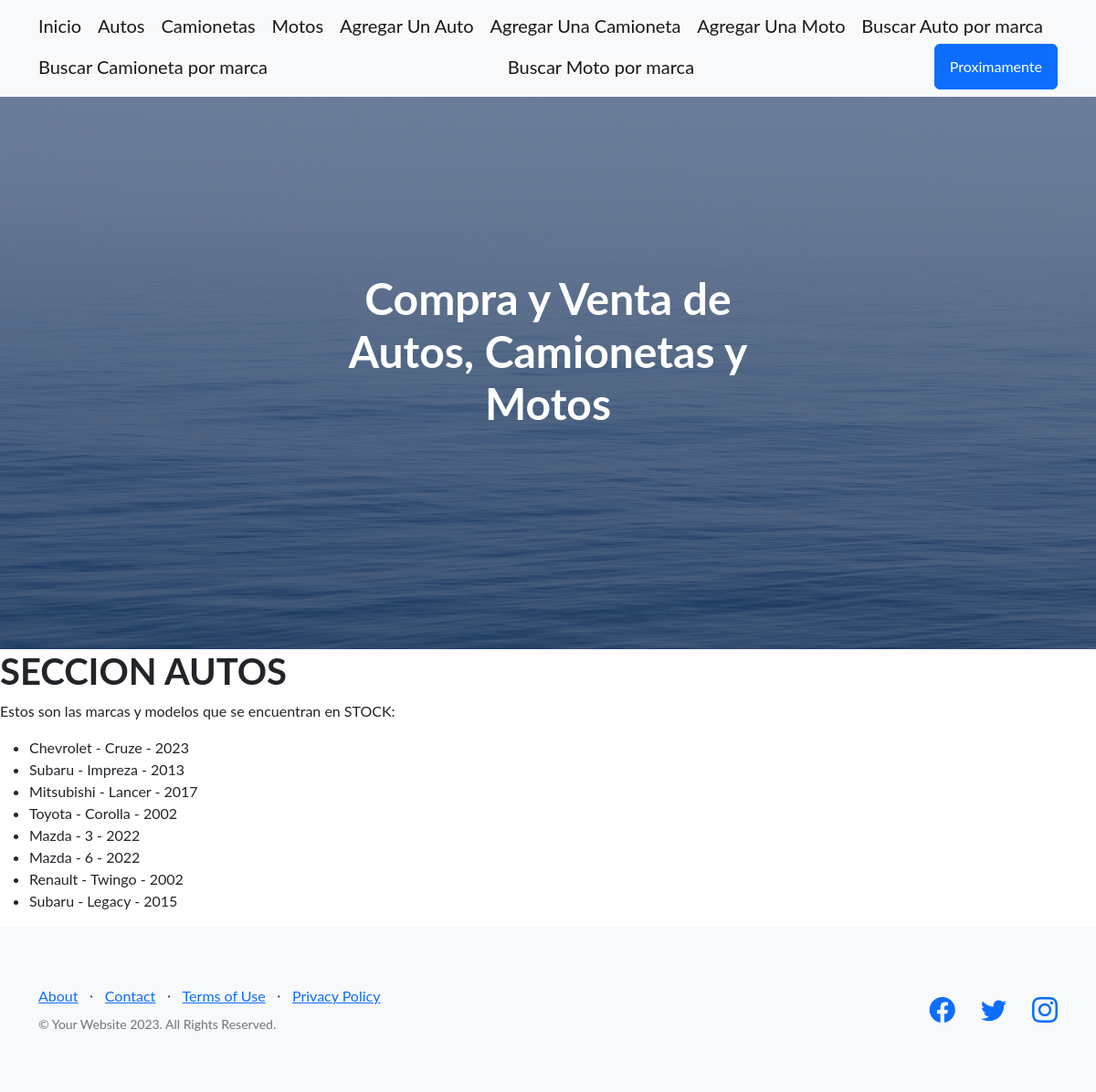
The page /CompraVenta/stock-autos/ on the database as committed earlier.
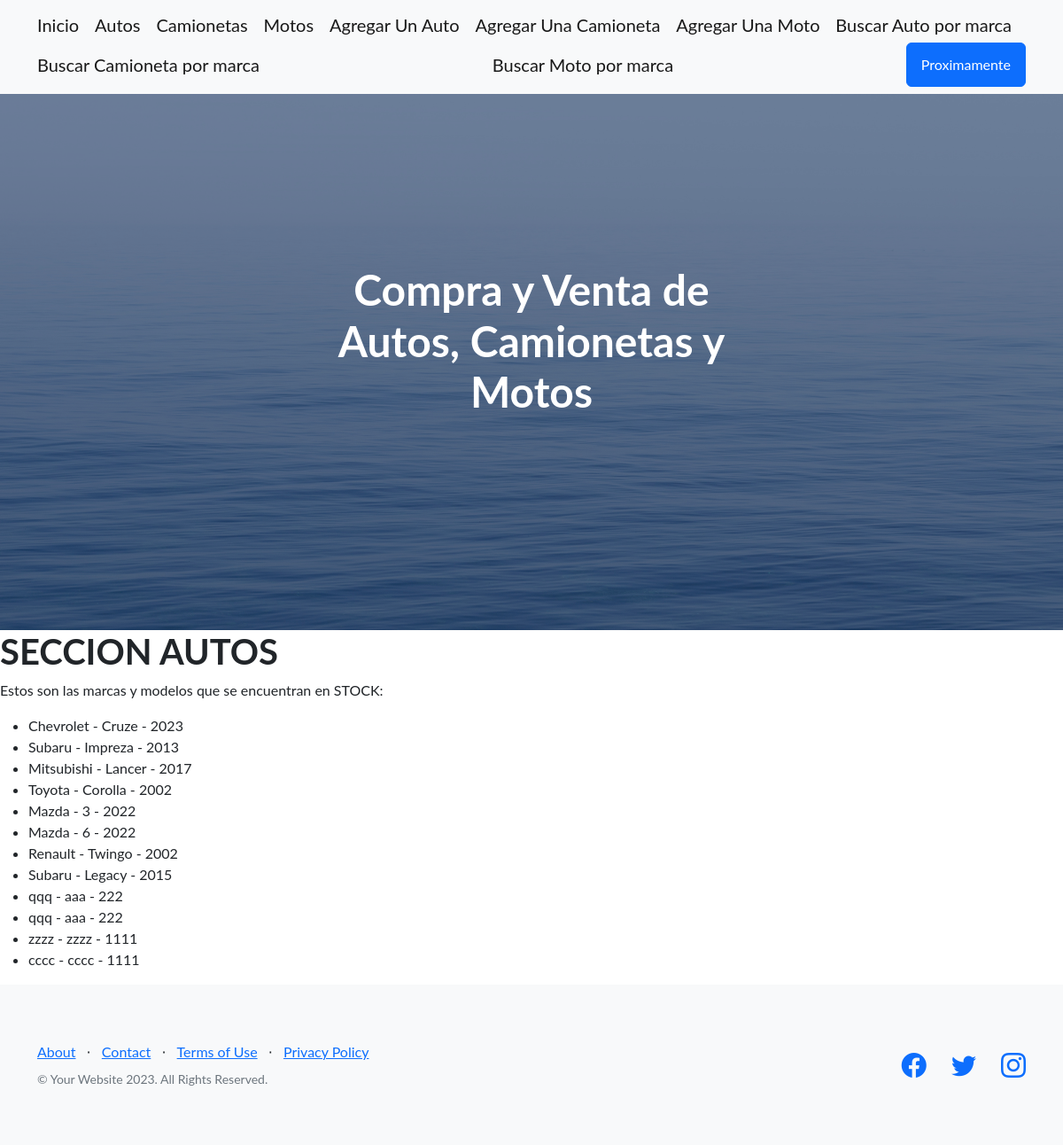
The same page on the database as committed later.
### CompraVenta/models.py (models this page shows)
class Auto(models.Model):
    marca = models.CharField(max_length=50)
    modelo = models.CharField(max_length=50)
    anio = models.IntegerField()
    def __str__(self):
        return f'{self.marca} - {self.modelo} - {self.anio}'

### CompraVenta/views.py (the view)
# urls.py: path('stock-autos/', stock_autos, name="Stock_Autos"),
def stock_autos(req):
     stock = Auto.objects.all()
     return render(req, "stock_autos.html", {"stock_autos": stock})

### CompraVenta/templates/stock_autos.html
{% extends 'padre.html' %}
{% block ContenidoQueCambia %}
<h1>SECCION AUTOS</h1>
<p>Estos son las marcas y modelos que se encuentran en STOCK:</p>
    <ul>
        {% for auto in stock_autos  %}
            <li>{{auto}}</li>
        {% endfor %}
    </ul>
{% endblock ContenidoQueCambia %}

Rows that differ between the two databases and show on the page:
added Auto: marca+modelo+anio "qqq - aaa - 222"
added Auto: marca+modelo+anio "qqq - aaa - 222"
added Auto: marca+modelo+anio "zzzz - zzzz - 1111"
added Auto: marca+modelo+anio "cccc - cccc - 1111"
